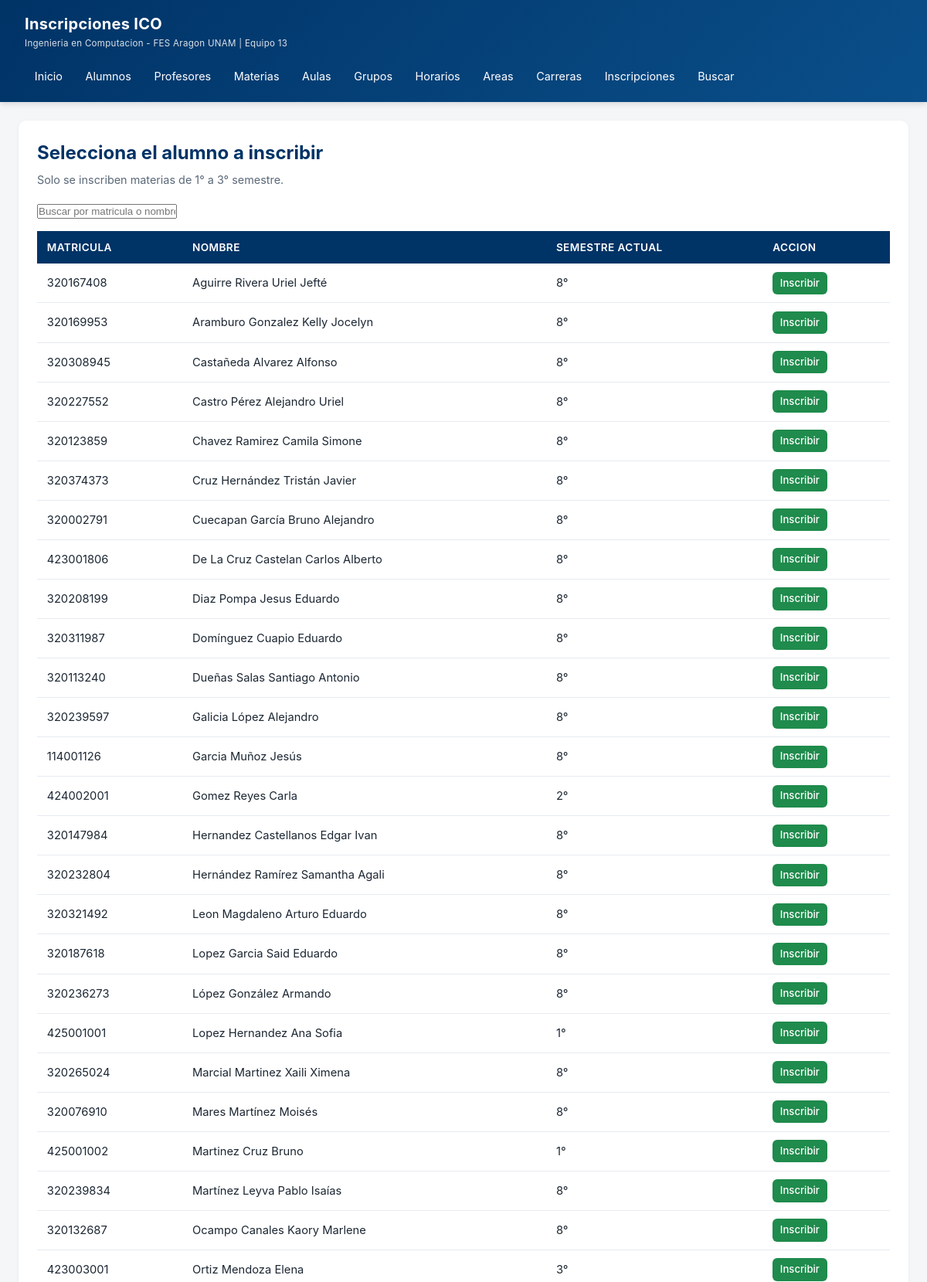
The app's page /?r=inscripcion&accion=nueva (upper part) with its own data.
### tables this page shows
CREATE TABLE alumno (
    id_alumno         INT AUTO_INCREMENT PRIMARY KEY,
    matricula         BIGINT       NOT NULL UNIQUE,
    nombre            VARCHAR(60)  NOT NULL,
    ap_paterno        VARCHAR(60)  NOT NULL,
    ap_materno        VARCHAR(60)  NOT NULL DEFAULT '',
    correo            VARCHAR(80)  NOT NULL UNIQUE,
    fecha_nacimiento  DATE         NOT NULL DEFAULT '2000-01-01',
    generacion        INT          NOT NULL DEFAULT 2023,
    turno             ENUM('Matutino','Vespertino') NOT NULL DEFAULT 'Matutino',
    semestre          TINYINT      NOT NULL DEFAULT 1,
    sistema           ENUM('Escolarizado','Abierto') NOT NULL DEFAULT 'Escolarizado',
    estado            ENUM('Activo','Inactivo') NOT NULL DEFAULT 'Activo',
    estatus_pago      TINYINT(1)   NOT NULL DEFAULT 1,
    promedio          DECIMAL(4,2) NOT NULL DEFAULT 0.00,
    id_carrera        INT          NOT NULL,
    CONSTRAINT fk_alumno_carrera FOREIGN KEY (id_carrera) REFERENCES carrera(id_carrera)
);

### app/helpers.php (called while the page is built, shortened)
<?php
function e(?string $s): string {
    return htmlspecialchars($s ?? '', ENT_QUOTES, 'UTF-8');
}
function render(string $view, array $data = []): void {
    extract($data, EXTR_SKIP);
    $contentFile = __DIR__ . '/views/' . $view . '.php';
    require $contentFile;
    require __DIR__ . '/views/layouts/main.php';
}

### public/index.php (called while the page is built, shortened)
<?php
require __DIR__ . '/../app/helpers.php';
$accion = $_GET['accion'] ?? 'index';
$ctrl = new $controllerName();
$ctrl->$accion();

### app/views/inscripcion/seleccionar_alumno.php (the view)
<div class="card">
    <h1 class="page-title">Selecciona el alumno a inscribir</h1>
    <p class="page-subtitle">Solo se inscriben materias de 1° a 3° semestre.</p>
    <div class="toolbar">
        <input class="search-live" data-target="#tbl-sel" placeholder="Buscar por matricula o nombre...">
    </div>
    <table class="data" id="tbl-sel">
        <thead><tr><th>Matricula</th><th>Nombre</th><th>Semestre actual</th><th>Accion</th></tr></thead>
        <tbody>
        <?php foreach($alumnos as $a): ?>
        <tr>
            <td><?= e($a['matricula']) ?></td>
            <td><?= e($a['ap_paterno'].' '.$a['ap_materno'].' '.$a['nombre']) ?></td>
            <td><?= e($a['semestre']) ?>°</td>
            <td><a class="btn btn-success btn-sm" href="/?r=inscripcion&accion=nueva&id_alumno=<?= $a['id_alumno'] ?>">Inscribir</a></td>
        </tr>
        <?php endforeach; ?>
        </tbody>
    </table>
</div>

### public/css/style.css (style rules this page uses)
* { box-sizing: border-box; margin: 0; padding: 0; }
body { font-family: -apple-system, "Segoe UI", Roboto, Arial, sans-serif; background: #f4f6f8; color: #1c2733; line-height: 1.5; }
.card { background:#fff; border-radius:10px; padding:1.5rem; box-shadow:0 1px 4px rgba(0,0,0,.06); margin-bottom:1.25rem; }
.page-title { font-size:1.5rem; color:#003366; margin-bottom:.4rem; }
.page-subtitle { color:#5a6878; font-size:.9rem; margin-bottom:1.25rem; }
.toolbar { display:flex; gap:.75rem; justify-content:space-between; align-items:center; flex-wrap:wrap; margin-bottom:1rem; }
.btn { display:inline-block; padding:.5rem 1rem; border-radius:6px; border:none; font-size:.9rem; cursor:pointer; text-decoration:none; transition:.15s; font-weight:500; }
.btn-success { background:#1f8b4c; color:#fff; }
.btn-sm { padding:.3rem .6rem; font-size:.82rem; }
table.data { width:100%; border-collapse: collapse; background:#fff; font-size:.92rem; }
table.data th { background:#003366; color:#fff; text-align:left; padding:.7rem .8rem; font-weight:600; font-size:.85rem; text-transform:uppercase; letter-spacing:.4px; }
table.data td { padding:.65rem .8rem; border-bottom:1px solid #e6ebf1; }

### records on screen
alumno: matricula "320167408", ap_paterno+ap_materno+nombre "Aguirre Rivera Uriel Jefté", semestre "8"
alumno: matricula "320169953", ap_paterno+ap_materno+nombre "Aramburo Gonzalez Kelly Jocelyn", semestre "8"
alumno: matricula "320308945", ap_paterno+ap_materno+nombre "Castañeda Alvarez Alfonso", semestre "8"
alumno: matricula "320227552", ap_paterno+ap_materno+nombre "Castro Pérez Alejandro Uriel", semestre "8"
alumno: matricula "320123859", ap_paterno+ap_materno+nombre "Chavez Ramirez Camila Simone", semestre "8"
alumno: matricula "320374373", ap_paterno+ap_materno+nombre "Cruz Hernández Tristán Javier", semestre "8"
alumno: matricula "320002791", ap_paterno+ap_materno+nombre "Cuecapan García Bruno Alejandro", semestre "8"
alumno: matricula "423001806", ap_paterno+ap_materno+nombre "De La Cruz Castelan Carlos Alberto", semestre "8"
alumno: matricula "320208199", ap_paterno+ap_materno+nombre "Diaz Pompa Jesus Eduardo", semestre "8"
alumno: matricula "320311987", ap_paterno+ap_materno+nombre "Domínguez Cuapio Eduardo", semestre "8"
alumno: matricula "320113240", ap_paterno+ap_materno+nombre "Dueñas Salas Santiago Antonio", semestre "8"
alumno: matricula "320239597", ap_paterno+ap_materno+nombre "Galicia López Alejandro", semestre "8"
alumno: matricula "114001126", ap_paterno+ap_materno+nombre "Garcia Muñoz Jesús", semestre "8"
alumno: matricula "424002001", ap_paterno+ap_materno+nombre "Gomez Reyes Carla", semestre "2"
alumno: matricula "320147984", ap_paterno+ap_materno+nombre "Hernandez Castellanos Edgar Ivan", semestre "8"
alumno: matricula "320232804", ap_paterno+ap_materno+nombre "Hernández Ramírez Samantha Agali", semestre "8"
alumno: matricula "320321492", ap_paterno+ap_materno+nombre "Leon Magdaleno Arturo Eduardo", semestre "8"
alumno: matricula "320187618", ap_paterno+ap_materno+nombre "Lopez Garcia Said Eduardo", semestre "8"
alumno: matricula "320236273", ap_paterno+ap_materno+nombre "López González Armando", semestre "8"
alumno: matricula "425001001", ap_paterno+ap_materno+nombre "Lopez Hernandez Ana Sofia", semestre "1"
alumno: matricula "320265024", ap_paterno+ap_materno+nombre "Marcial Martinez Xaili Ximena", semestre "8"
alumno: matricula "320076910", ap_paterno+ap_materno+nombre "Mares Martínez Moisés", semestre "8"
alumno: matricula "425001002", ap_paterno+ap_materno+nombre "Martinez Cruz Bruno", semestre "1"
alumno: matricula "320239834", ap_paterno+ap_materno+nombre "Martínez Leyva Pablo Isaías", semestre "8"
alumno: matricula "320132687", ap_paterno+ap_materno+nombre "Ocampo Canales Kaory Marlene", semestre "8"
alumno: matricula "423003001", ap_paterno+ap_materno+nombre "Ortiz Mendoza Elena", semestre "3"
